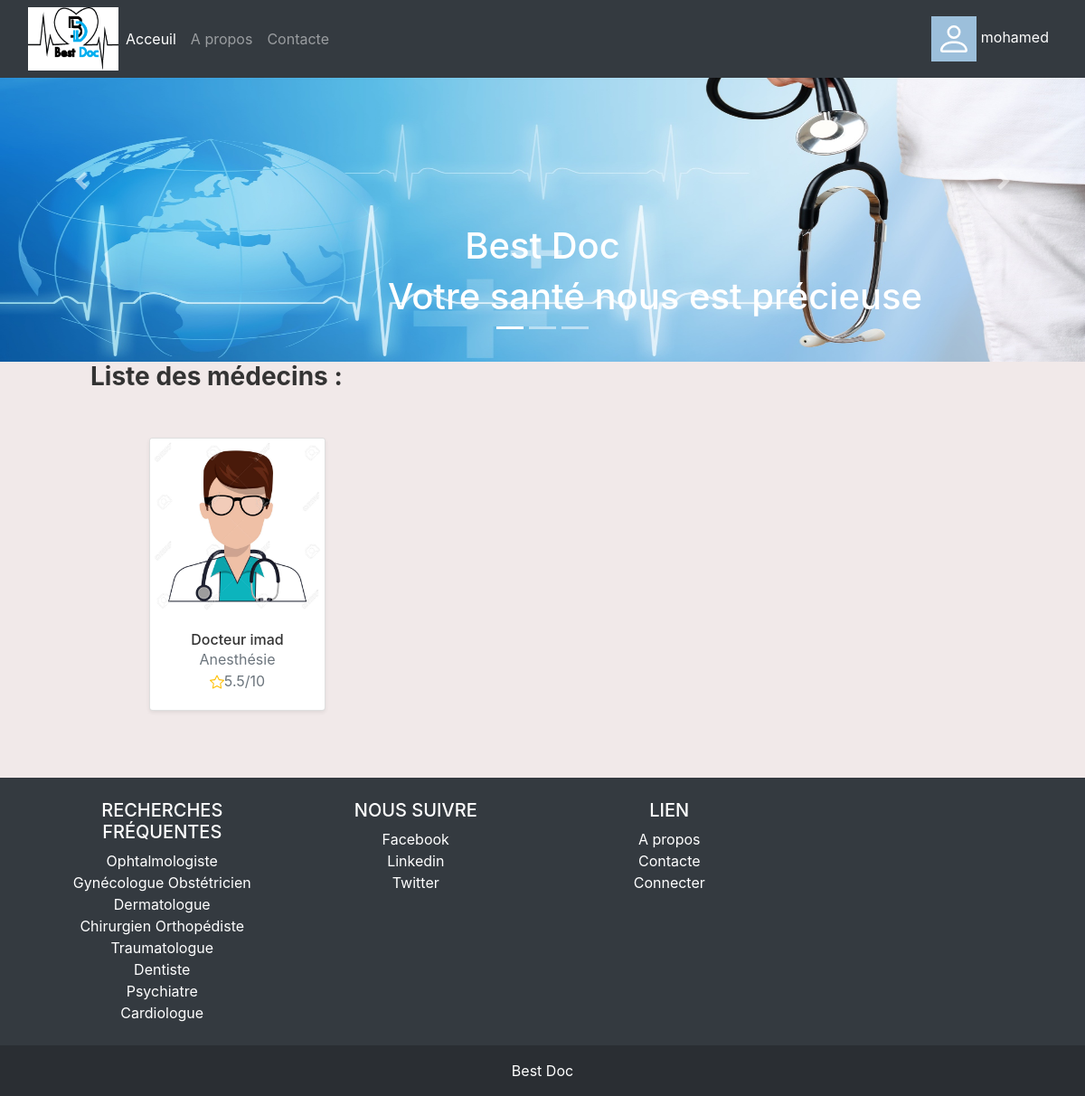
Screenshot of /liste_med/ (signed in) with the database file from the repository.
### classification/models.py (models this page shows, shortened)
class Utilisateur(models.Model):
    SEXE_CHOICES=(
        ('H','Homme'),
        ('F','Femme'),
        )
    compte=models.ForeignKey(Compte,on_delete=models.CASCADE,default=True)
    sexe=models.CharField(max_length=10, choices=SEXE_CHOICES,default=True)
    class Meta:
        abstract=True

class Medecin(Utilisateur):
    name=models.CharField(max_length=200, null=True)
    local=models.CharField(max_length=200, null=True)
    numero_tel=models.CharField(max_length=200, null=True)
    prix_visite=models.FloatField(null=True)
    start_time= models.TimeField(null=True, blank=True)
    end_time=models.TimeField(null=True, blank=True)
    spécialité=models.ForeignKey(Spécialité,null=True, on_delete=models.SET_NULL)
    ville=models.ForeignKey(Ville,null=True,on_delete=models.SET_NULL)
    note=models.FloatField(null=True,default=True)

class Compte(models.Model):
    ROLE_CHOICES=(
        ('P','PATIENT'),
        ('M','MEDECIN')
        )
    roles=models.CharField(max_length=10, choices=ROLE_CHOICES, default=None)
    user=models.ForeignKey(User,on_delete=models.CASCADE,default=True)

class Spécialité(models.Model):
    nom=models.CharField(max_length=200, null=True)
    def  __str__(self):
         return self.nom

### classification/views.py (the view)
# urls.py: path('liste_med/',views.search,name='liste_med'),
def search(request):
    medecins=Medecin.objects.all().order_by('-note')
    myFilter=SearchFilter(request.GET, queryset=medecins)
    medecins=myFilter.qs
    if request.user.is_authenticated:
     compte=Compte.objects.get(user=request.user)
     context={'medecins':medecins,'myFilter':myFilter,'compte':compte}
    else:
     context={'medecins':medecins,'myFilter':myFilter }
    return render(request,'base/liste_med.html',context)

### classification/templates/base/liste_med.html (shortened to what this page needs)
{% extends 'base/base.html' %}
{% load static %}
{% block contenu %}
<link href="https://maxcdn.bootstrapcdn.com/font-awesome/4.3.0/css/font-awesome.min.css" rel="stylesheet">
<link href="{% static 'css/list_med.css' %}" rel="stylesheet">
<h3 class="font-weight-bold " style="margin-left: 100px;">Liste des médecins :</h3>
<div class="container d-flex justify-content-center mt-50 mb-50 w-75" style="margin-left: 150px;">
    <div class="row">
{% for i in medecins %}
        <div class="col-md-3">
            <div class="card mb-6 shadow-sm">
                <div class="card-img-actions">
                    {% if i.sexe == 'H' %}
                     <img class="card-img-top img-fluid" src="{% static 'images/avatar9.jpg' %}" >
                     {% else %}
                     <img class="card-img-top img-fluid" src="{% static 'images/avatar4.jpg' %}" >
                     {% endif %}
                </div>
                <div class="card-body text-center">
                    <h6 class="font-weight-semibold mb-0">Docteur {{i.compte.user.username}}  </h6>
                    <span class="d-block text-muted">{{i.spécialité}}</span>
                    <span class="d-block text-muted">
                          {{i.note}}/10
                    </span>
                </div>
              </div>
            </div>
{% empty %}
<p>Aucun Liste</p>
{% endfor %}
    </div>
</div>
{% endblock %}

### classification/templates/base/base.html (shortened to what this page needs)
{% load static %}
<!DOCTYPE html>
<html>
    <head>
<link href="https://cdn.jsdelivr.net/npm/bootstrap@5.0.0-beta2/dist/css/bootstrap.min.css" rel="stylesheet">
<link href="{% static 'css/base.css' %}" rel="stylesheet">
<link href="//maxcdn.bootstrapcdn.com/bootstrap/4.1.1/css/bootstrap.min.css" rel="stylesheet" id="bootstrap-css">
    </head>
    <body>
        <nav class="navbar navbar-expand-lg navbar-dark bg-dark fixed-top " >
            <div class="container-fluid">
              <a href="{% url 'acceuil' %}" ><img src="{% static 'images/img.png'%}" style="width: 100px; height: 70px;"></a>
              <div class="collapse navbar-collapse " id="navbarScroll">
                <ul class="navbar-nav me-auto my-2 my-lg-0 navbar-nav-scroll " style="--bs-scroll-height: 100px;">
                  <li class="nav-item">
                    <a class="nav-link active" aria-current="page" href="{% url 'acceuil' %}">Acceuil</a>
                  </li>
                  <li class="nav-item ">
                    <a class="nav-link" href="{% url 'propos' %}"  aria-expanded="false">
                      A propos
                    </a>
                  </li>
                  <li class="nav-item ">
                    <a class="nav-link " href="{% url 'contact' %}"  aria-expanded="false">
                      Contacte
                    </a>
                  </li>
                </ul>
                {% if user.is_authenticated %}
                <div class="dropdown">
                  <button class="dropbtn "></button>
            <span > {{request.user}}</span> &nbsp;
          </div>
            {% else %}
            <a class="btn btn-danger " href="{% url 'connecter' %}" role="button"> Se connecter</a>&nbsp;&nbsp;
            {%endif%}
              </div>
            </div>
          </nav>
          <div id="carouselExampleIndicators" class="carousel slide" data-bs-ride="carousel">
            <div class="carousel-indicators">
              <button type="button" data-bs-target="#carouselExampleIndicators" data-bs-slide-to="0" class="active" aria-current="true" aria-label="Slide 1"></button>
              <button type="button" data-bs-target="#carouselExampleIndicators" data-bs-slide-to="1" aria-label="Slide 2"></button>
              <button type="button" data-bs-target="#carouselExampleIndicators" data-bs-slide-to="2" aria-label="Slide 3"></button>
            </div>
            <div class="carousel-inner" >
              <div class="carousel-item active">
                <img src="{% static 'images/santé1.jpg' %}" class="d-block w-100" style="height: 400px;" alt="Doc1"  >
                <div class="carousel-caption d-none d-md-block">
                  <h1 class="text-center">Best Doc</h1>
                  <h1 class="text-right">Votre santé nous est précieuse</h1>
                </div>
              </div>
            </div>
            <button class="carousel-control-prev" type="button" data-bs-target="#carouselExampleIndicators"  data-bs-slide="prev">
              <span class="carousel-control-prev-icon" aria-hidden="true"></span>
            </button>
            <button class="carousel-control-next" type="button" data-bs-target="#carouselExampleIndicators"  data-bs-slide="next">
              <span class="carousel-control-next-icon" aria-hidden="true"></span>
            </button>
          </div>
        {% block contenu %}
        {% endblock %}
<footer class="bg-dark text-center text-white">
    <div class="container p-4">
      <section class="">
        <div class="row">
          <div class="col-lg-3 col-md-6 mb-4 mb-md-0">
            <h5 class="text-uppercase">Recherches fréquentes</h5>
            <ul class="list-unstyled mb-0">
              <li>
                <a href="#!" class="text-white">Ophtalmologiste </a>
              </li>
              <li>
                <a href="#!" class="text-white">Gynécologue Obstétricien </a>
              </li>
              <li>
                <a href="#!" class="text-white">Dermatologue</a>
              </li>
              <li>
                <a href="#!" class="text-white">Chirurgien Orthopédiste Traumatologue</a>
              </li>
              <li>
                <a href="#!" class="text-white">Dentiste</a>
              </li>
              <li>
                <a href="#!" class="text-white">Psychiatre</a>
              </li>
              <li>
                <a href="#!" class="text-white">Cardiologue</a>
              </li>
            </ul>
          </div>
          <div class="col-lg-3 col-md-6 mb-4 mb-md-0">
            <h5 class="text-uppercase">Nous suivre </h5>
            <ul class="list-unstyled mb-0">
              <li>
                <a href="#!" class="text-white">Facebook</a>
              </li>
              <li>
                <a href="#!" class="text-white">Linkedin</a>
              </li>
              <li>
                <a href="#!" class="text-white">Twitter</a>
              </li>
            </ul>
          </div>
          <div class="col-lg-3 col-md-6 mb-4 mb-md-0">
            <h5 class="text-uppercase">Lien</h5>
            <ul class="list-unstyled mb-0">
              <li>
                <a href="{% url 'propos' %}" class="text-white">A propos</a>
              </li>
              <li>
                <a href="{% url 'contact' %}" class="text-white">Contacte</a>
              </li>
              <li>
                <a href="{% url 'connecter' %}" class="text-white">Connecter</a>
              </li>
            </ul>
          </div>
        </div>
      </section>
    </div>
    <div class="text-center p-3" style="background-color: rgba(0, 0, 0, 0.2);">
      <a class="text-white" href="#">Best Doc</a>
    </div>
  </footer>
 </body>
</html>

### static/css/base.css (style rules this page uses)
.dropbtn { background-color: #9CBFDB; color: white; padding: 3px; font-size: 15px; border: none; cursor: pointer; height: 50px; width: 50px; }
.dropdown { position: relative; display: inline-block; }
span { color: rgb(253, 253, 253); }

### static/css/list_med.css (style rules this page uses)
body { color: #333; text-align: left; background-color: #f1e9e9 }
.mt-50 { margin-top: 50px }
.mb-50 { margin-bottom: 50px }

### rows the page displays
Medecin: compte.user.username "imad", spécialité "Anesthésie", note "5.5"

### other values shown
{{ request.user }} "mohamed"
